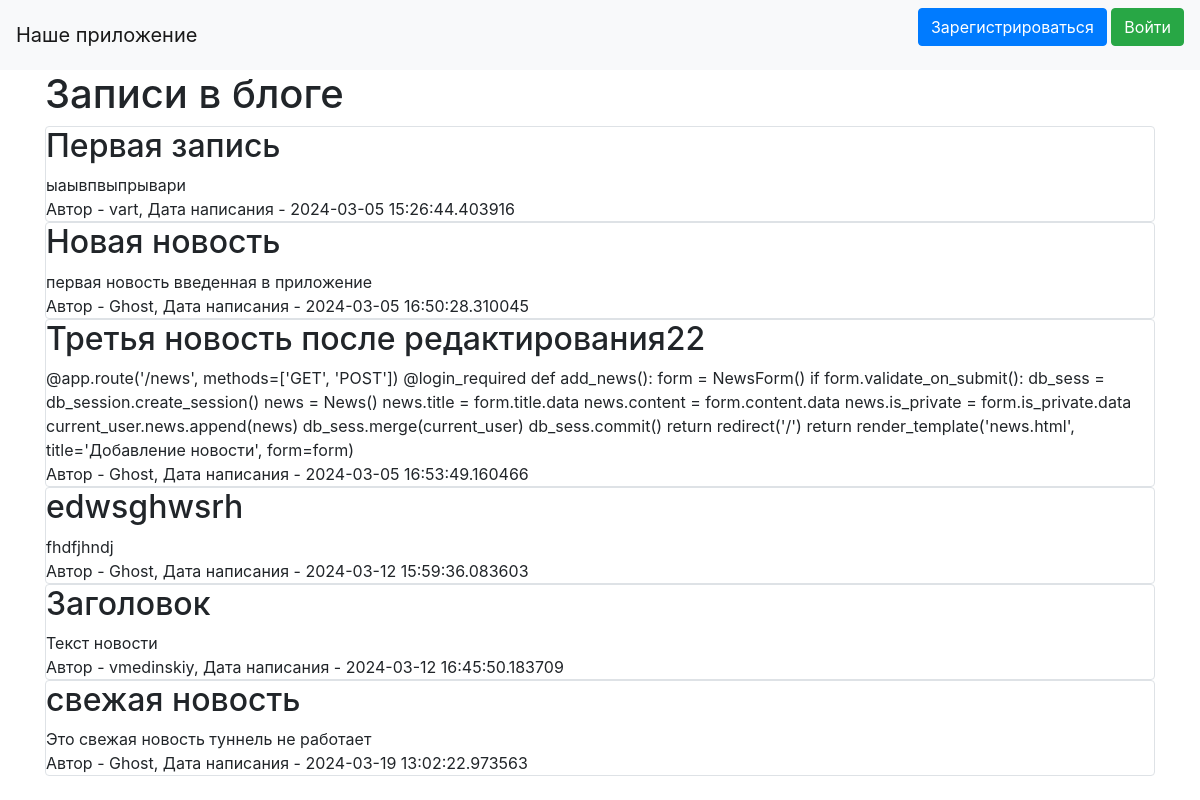
Before: / with the older database file.
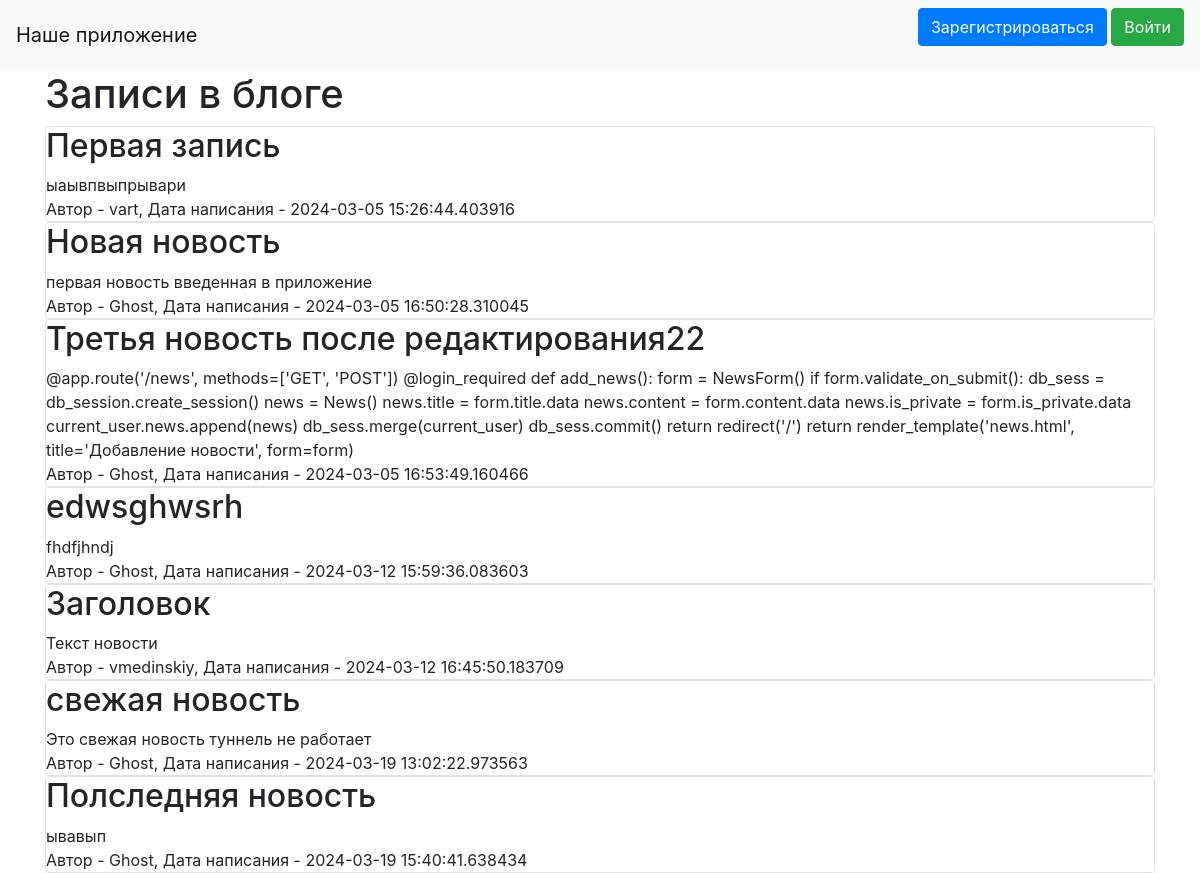
After: the same page with the newer database file.
### data/news.py (models this page shows)
class News(SqlAlchemyBase, UserMixin, SerializerMixin):
    __tablename__ = 'news'
    id = sqlalchemy.Column(sqlalchemy.Integer, primary_key=True, autoincrement=True)
    title = sqlalchemy.Column(sqlalchemy.String, nullable=True)
    content = sqlalchemy.Column(sqlalchemy.String, nullable=True)
    created_date = sqlalchemy.Column(sqlalchemy.DateTime, default=datetime.datetime.now)
    is_private = sqlalchemy.Column(sqlalchemy.Boolean, default=True)
    user_id = sqlalchemy.Column(sqlalchemy.Integer, sqlalchemy.ForeignKey("users.id"))
    user = orm.relationship('User')
    categories = orm.relationship("Category", secondary="association", backref="news")

### data/users.py (models this page shows, shortened)
class User(SqlAlchemyBase, UserMixin, SerializerMixin):
    __tablename__ = 'users'
    id = sqlalchemy.Column(sqlalchemy.Integer, primary_key=True, autoincrement=True)
    name = sqlalchemy.Column(sqlalchemy.String, nullable=True)
    about = sqlalchemy.Column(sqlalchemy.String, nullable=True)
    email = sqlalchemy.Column(sqlalchemy.String, index=True, unique=True, nullable=True)
    hashed_password = sqlalchemy.Column(sqlalchemy.String, nullable=True)
    created_date = sqlalchemy.Column(sqlalchemy.DateTime, default=datetime.datetime.now)
    news = orm.relationship("News", back_populates='user')

### main.py (the view)
@app.route("/")
def index():
    db_sess = db_session.create_session()
    if current_user.is_authenticated:
        news = db_sess.query(News).filter((News.user == current_user) | (News.is_private != True))
    else:
        news = db_sess.query(News).filter(News.is_private != True)
    return render_template("index.html", news=news)

### data/db_session.py (called while the page is built)
def create_session() -> Session:
    global __factory
    return __factory()

### templates/index.html (shortened to what this page needs)
{% extends "base.html" %}
{% block content %}
    <h1>Записи в блоге</h1>
    {% for item in news %}
        <div class="col-md6 border rounded">
            <h2>{{ item.title }}</h2>
            <div>
                {{ item.content }}
            </div>
            <div>
                Автор - {{ item.user.name }}, Дата написания - {{ item.created_date }}
            </div>
        </div>
    {% endfor %}
{% endblock %}

### templates/base.html (shortened to what this page needs)
<!doctype html>
<html lang="en">
<head>
    <link rel="stylesheet"
          href="https://stackpath.bootstrapcdn.com/bootstrap/4.4.1/css/bootstrap.min.css"
>
</head>
<body>
<header>
    <nav class="navbar navbar-light bg-light">
        <a class="navbar-brand" href="#">Наше приложение</a>
{% if current_user.is_authenticated %}
    <a class="navbar-brand" href="/logout">{{ current_user.name }}</a>
{% else %}
    <p>
        <a class="btn btn-primary " href="/register">Зарегистрироваться</a>
        <a class="btn btn-success" href="/login">Войти</a>
    </p>
{% endif %}
    </nav>
</header>
<main role="main" class="container">
    {% block content %}{% endblock %}
</main>
</body>
</html>

Changed rows visible on the page:
added News: title "Полследняя новость", content "ывавып", user.name "Ghost", created_date "2024-03-19 15:40:41.638434"
